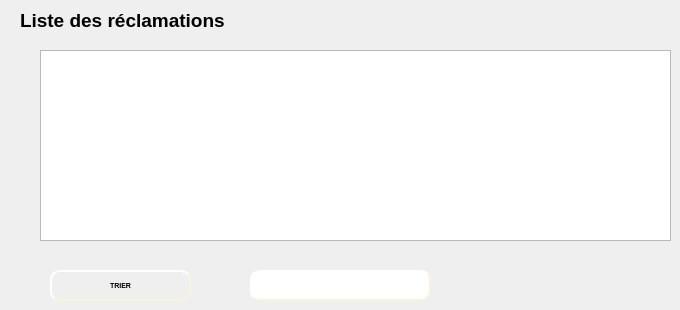
      <widget class="QWidget" name="tab_11">
       <attribute name="title">
        <string>Afficher les reclamations</string>
       </attribute>
       <widget class="QLabel" name="label_29">
        <property name="geometry">
         <rect>
          <x>20</x>
          <y>10</y>
          <width>221</width>
          <height>21</height>
         </rect>
        </property>
        <property name="font">
         <font>
          <pointsize>14</pointsize>
          <weight>75</weight>
          <bold>true</bold>
         </font>
        </property>
        <property name="styleSheet">
         <string notr="true">background-image: url(:/new/prefix1/white.jpg);</string>
        </property>
        <property name="text">
         <string>Liste des réclamations</string>
        </property>
       </widget>
       <widget class="QTableView" name="tableView_3">
        <property name="geometry">
         <rect>
          <x>40</x>
          <y>50</y>
          <width>631</width>
          <height>191</height>
         </rect>
        </property>
        <property name="styleSheet">
         <string notr="true"/>
        </property>
       </widget>
       <widget class="QPushButton" name="pushButton">
        <property name="geometry">
         <rect>
          <x>50</x>
          <y>270</y>
          <width>141</width>
          <height>31</height>
         </rect>
        </property>
        <property name="styleSheet">
         <string notr="true">QPushButton
{
    border-style: outset;
    border-width: 2px;
    border-radius: 10px;
    border-color: beige;
    font: bold 7px;
    min-width: 5em;
    padding:3px;
}</string>
        </property>
        <property name="text">
         <string>TRIER</string>
        </property>
       </widget>
       <widget class="QLineEdit" name="lineEdit_15">
        <property name="geometry">
         <rect>
          <x>250</x>
          <y>270</y>
          <width>181</width>
          <height>31</height>
         </rect>
        </property>
        <property name="styleSheet">
         <string notr="true">QLineEdit {
    border-style: outset;
    border-width: 2px;
    border-radius: 10px;
    border-color: beige;
    font: bold 7px;
    min-width: 5em;
    padding:3px;
}</string>
        </property>
       </widget>
       <widget class="QPushButton" name="pushButton_6">
        <property name="geometry">
         <rect>
          <x>440</x>
          <y>260</y>
          <width>71</width>
          <height>41</height>
         </rect>
        </property>
        <property name="text">
         <string/>
        </property>
        <property name="icon">
         <iconset resource="MyResources.qrc">
          <normaloff>:/new/prefix1/MyResources/icons8-search-512.png</normaloff>:/new/prefix1/MyResources/icons8-search-512.png</iconset>
        </property>
        <property name="iconSize">
         <size>
          <width>30</width>
          <height>30</height>
         </size>
        </property>
        <property name="flat">
         <bool>true</bool>
        </property>
       </widget>
      </widget>
